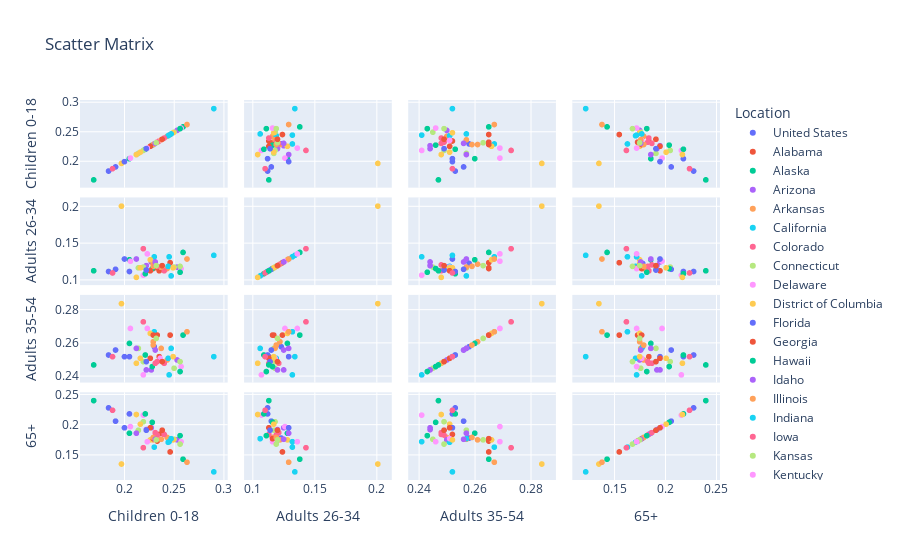

Notebook code cell kept with this figure:
### Markdown cell above
### Plot 2 - Scatter_Matrix
This plot is called a scatter matrix. I compared each state with each-other by age, and there are a few interesting trends. If you look at the bottom left, you will see a graph that shows that when child population increases, elderly population decreases. There also seems to be a common theme among most of the graphs; the District of Colombia seems to be a constant outlier. It is rarely part of the clusters seen in most of the graphs. I'm not completely sure why this is, but I found it interesting to see one constant outlier.

### Code cell
fig = px.scatter_matrix(
    df,
    dimensions=['Children 0-18', 'Adults 26-34', 'Adults 35-54', '65+' ],  # Columns to include in the scatter matrix
    color='Location', # column to color points by
    title='Scatter Matrix',
    labels={'A': 'Children 0-18', 'B': 'Adults 26-34', 'C': 'Adults 35-54'  , 'D': '65+' }
)

# Show the figure
fig.show()

### Figure 1 — Plotly figure (JSON) as saved in the notebook; plotly's stock layout.template omitted (floating-point values rounded to 4 significant figures)
{"data": [{"dimensions": [{"axis": {"matches": true}, "label": "Children 0-18", "values": [0.23]}, {"axis": {"matches": true}, "label": "Adults 26-34", "values": [0.123]}, {"axis": {"matches": true}, "label": "Adults 35-54", "values": [0.258]}, {"axis": {"matches": true}, "label": "65+", "values": [0.178]}], "hovertemplate": "Location=United States<br>%{xaxis.title.text}=%{x}<br>%{yaxis.title.text}=%{y}<extra></extra>", "legendgroup": "United States", "marker": {"color": "#636efa", "symbol": "circle"}, "name": "United States", "showlegend": true, "type": "splom"}, {"dimensions": [{"axis": {"matches": true}, "label": "Children 0-18", "values": [0.235]}, {"axis": {"matches": true}, "label": "Adults 26-34", "values": [0.113]}, {"axis": {"matches": true}, "label": "Adults 35-54", "values": [0.252]}, {"axis": {"matches": true}, "label": "65+", "values": [0.184]}], "hovertemplate": "Location=Alabama<br>%{xaxis.title.text}=%{x}<br>%{yaxis.title.text}=%{y}<extra></extra>", "legendgroup": "Alabama", "marker": {"color": "#EF553B", "symbol": "circle"}, "name": "Alabama", "showlegend": true, "type": "splom"}, {"dimensions": [{"axis": {"matches": true}, "label": "Children 0-18", "values": [0.259]}, {"axis": {"matches": true}, "label": "Adults 26-34", "values": [0.138]}, {"axis": {"matches": true}, "label": "Adults 35-54", "values": [0.265]}, {"axis": {"matches": true}, "label": "65+", "values": [0.143]}], "hovertemplate": "Location=Alaska<br>%{xaxis.title.text}=%{x}<br>%{yaxis.title.text}=%{y}<extra></extra>", "legendgroup": "Alaska", "marker": {"color": "#00cc96", "symbol": "circle"}, "name": "Alaska", "showlegend": true, "type": "splom"}, {"dimensions": [{"axis": {"matches": true}, "label": "Children 0-18", "values": [0.227]}, {"axis": {"matches": true}, "label": "Adults 26-34", "values": [0.125]}, {"axis": {"matches": true}, "label": "Adults 35-54", "values": [0.244]}, {"axis": {"matches": true}, "label": "65+", "values": [0.195]}], "hovertemplate": "Location=Arizona<br>%{xaxis.title.text}=%{x}<br>%{yaxis.title.text}=%{y}<extra></extra>", "legendgroup": "Arizona", "marker": {"color": "#ab63fa", "symbol": "circle"}, "name": "Arizona", "showlegend": true, "type": "splom"}, {"dimensions": [{"axis": {"matches": true}, "label": "Children 0-18", "values": [0.243]}, {"axis": {"matches": true}, "label": "Adults 26-34", "values": [0.116]}, {"axis": {"matches": true}, "label": "Adults 35-54", "values": [0.25]}, {"axis": {"matches": true}, "label": "65+", "values": [0.179]}], "hovertemplate": "Location=Arkansas<br>%{xaxis.title.text}=%{x}<br>%{yaxis.title.text}=%{y}<extra></extra>", "legendgroup": "Arkansas", "marker": {"color": "#FFA15A", "symbol": "circle"}, "name": "Arkansas", "showlegend": true, "type": "splom"}, {"dimensions": [{"axis": {"matches": true}, "label": "Children 0-18", "values": [0.23]}, {"axis": {"matches": true}, "label": "Adults 26-34", "values": [0.132]}, {"axis": {"matches": true}, "label": "Adults 35-54", "values": [0.267]}, {"axis": {"matches": true}, "label": "65+", "values": [0.163]}], "hovertemplate": "Location=California<br>%{xaxis.title.text}=%{x}<br>%{yaxis.title.text}=%{y}<extra></extra>", "legendgroup": "California", "marker": {"color": "#19d3f3", "symbol": "circle"}, "name": "California", "showlegend": true, "type": "splom"}, {"dimensions": [{"axis": {"matches": true}, "label": "Children 0-18", "values": [0.219]}, {"axis": {"matches": true}, "label": "Adults 26-34", "values": [0.143]}, {"axis": {"matches": true}, "label": "Adults 35-54", "values": [0.273]}, {"axis": {"matches": true}, "label": "65+", "values": [0.162]}], "hovertemplate": "Location=Colorado<br>%{xaxis.title.text}=%{x}<br>%{yaxis.title.text}=%{y}<extra></extra>", "legendgroup": "Colorado", "marker": {"color": "#FF6692", "symbol": "circle"}, "name": "Colorado", "showlegend": true, "type": "splom"}, {"dimensions": [{"axis": {"matches": true}, "label": "Children 0-18", "values": [0.214]}, {"axis": {"matches": true}, "label": "Adults 26-34", "values": [0.117]}, {"axis": {"matches": true}, "label": "Adults 35-54", "values": [0.257]}, {"axis": {"matches": true}, "label": "65+", "values": [0.191]}], "hovertemplate": "Location=Connecticut<br>%{xaxis.title.text}=%{x}<br>%{yaxis.title.text}=%{y}<extra></extra>", "legendgroup": "Connecticut", "marker": {"color": "#B6E880", "symbol": "circle"}, "name": "Connecticut", "showlegend": true, "type": "splom"}, {"dimensions": [{"axis": {"matches": true}, "label": "Children 0-18", "values": [0.219]}, {"axis": {"matches": true}, "label": "Adults 26-34", "values": [0.107]}, {"axis": {"matches": true}, "label": "Adults 35-54", "values": [0.241]}, {"axis": {"matches": true}, "label": "65+", "values": [0.216]}], "hovertemplate": "Location=Delaware<br>%{xaxis.title.text}=%{x}<br>%{yaxis.title.text}=%{y}<extra></extra>", "legendgroup": "Delaware", "marker": {"color": "#FF97FF", "symbol": "circle"}, "name": "Delaware", "showlegend": true, "type": "splom"}, {"dimensions": [{"axis": {"matches": true}, "label": "Children 0-18", "values": [0.197]}, {"axis": {"matches": true}, "label": "Adults 26-34", "values": [0.201]}, {"axis": {"matches": true}, "label": "Adults 35-54", "values": [0.284]}, {"axis": {"matches": true}, "label": "65+", "values": [0.135]}], "hovertemplate": "Location=District of Columbia<br>%{xaxis.title.text}=%{x}<br>%{yaxis.title.text}=%{y}<extra></extra>", "legendgroup": "District of Columbia", "marker": {"color": "#FECB52", "symbol": "circle"}, "name": "District of Columbia", "showlegend": true, "type": "splom"}, {"dimensions": [{"axis": {"matches": true}, "label": "Children 0-18", "values": [0.205]}, {"axis": {"matches": true}, "label": "Adults 26-34", "values": [0.112]}, {"axis": {"matches": true}, "label": "Adults 35-54", "values": [0.252]}, {"axis": {"matches": true}, "label": "65+", "values": [0.218]}], "hovertemplate": "Location=Florida<br>%{xaxis.title.text}=%{x}<br>%{yaxis.title.text}=%{y}<extra></extra>", "legendgroup": "Florida", "marker": {"color": "#636efa", "symbol": "circle"}, "name": "Florida", "showlegend": true, "type": "splom"}, {"dimensions": [{"axis": {"matches": true}, "label": "Children 0-18", "values": [0.246]}, {"axis": {"matches": true}, "label": "Adults 26-34", "values": [0.124]}, {"axis": {"matches": true}, "label": "Adults 35-54", "values": [0.265]}, {"axis": {"matches": true}, "label": "65+", "values": [0.155]}], "hovertemplate": "Location=Georgia<br>%{xaxis.title.text}=%{x}<br>%{yaxis.title.text}=%{y}<extra></extra>", "legendgroup": "Georgia", "marker": {"color": "#EF553B", "symbol": "circle"}, "name": "Georgia", "showlegend": true, "type": "splom"}, {"dimensions": [{"axis": {"matches": true}, "label": "Children 0-18", "values": [0.221]}, {"axis": {"matches": true}, "label": "Adults 26-34", "values": [0.109]}, {"axis": {"matches": true}, "label": "Adults 35-54", "values": [0.253]}, {"axis": {"matches": true}, "label": "65+", "values": [0.218]}], "hovertemplate": "Location=Hawaii<br>%{xaxis.title.text}=%{x}<br>%{yaxis.title.text}=%{y}<extra></extra>", "legendgroup": "Hawaii", "marker": {"color": "#00cc96", "symbol": "circle"}, "name": "Hawaii", "showlegend": true, "type": "splom"}, {"dimensions": [{"axis": {"matches": true}, "label": "Children 0-18", "values": [0.253]}, {"axis": {"matches": true}, "label": "Adults 26-34", "values": [0.118]}, {"axis": {"matches": true}, "label": "Adults 35-54", "values": [0.25]}, {"axis": {"matches": true}, "label": "65+", "values": [0.175]}], "hovertemplate": "Location=Idaho<br>%{xaxis.title.text}=%{x}<br>%{yaxis.title.text}=%{y}<extra></extra>", "legendgroup": "Idaho", "marker": {"color": "#ab63fa", "symbol": "circle"}, "name": "Idaho", "showlegend": true, "type": "splom"}, {"dimensions": [{"axis": {"matches": true}, "label": "Children 0-18", "values": [0.229]}, {"axis": {"matches": true}, "label": "Adults 26-34", "values": [0.122]}, {"axis": {"matches": true}, "label": "Adults 35-54", "values": [0.261]}, {"axis": {"matches": true}, "label": "65+", "values": [0.175]}], "hovertemplate": "Location=Illinois<br>%{xaxis.title.text}=%{x}<br>%{yaxis.title.text}=%{y}<extra></extra>", "legendgroup": "Illinois", "marker": {"color": "#FFA15A", "symbol": "circle"}, "name": "Illinois", "showlegend": true, "type": "splom"}, {"dimensions": [{"axis": {"matches": true}, "label": "Children 0-18", "values": [0.244]}, {"axis": {"matches": true}, "label": "Adults 26-34", "values": [0.119]}, {"axis": {"matches": true}, "label": "Adults 35-54", "values": [0.251]}, {"axis": {"matches": true}, "label": "65+", "values": [0.171]}], "hovertemplate": "Location=Indiana<br>%{xaxis.title.text}=%{x}<br>%{yaxis.title.text}=%{y}<extra></extra>", "legendgroup": "Indiana", "marker": {"color": "#19d3f3", "symbol": "circle"}, "name": "Indiana", "showlegend": true, "type": "splom"}, {"dimensions": [{"axis": {"matches": true}, "label": "Children 0-18", "values": [0.24]}, {"axis": {"matches": true}, "label": "Adults 26-34", "values": [0.113]}, {"axis": {"matches": true}, "label": "Adults 35-54", "values": [0.248]}, {"axis": {"matches": true}, "label": "65+", "values": [0.184]}], "hovertemplate": "Location=Iowa<br>%{xaxis.title.text}=%{x}<br>%{yaxis.title.text}=%{y}<extra></extra>", "legendgroup": "Iowa", "marker": {"color": "#FF6692", "symbol": "circle"}, "name": "Iowa", "showlegend": true, "type": "splom"}, {"dimensions": [{"axis": {"matches": true}, "label": "Children 0-18", "values": [0.25]}, {"axis": {"matches": true}, "label": "Adults 26-34", "values": [0.118]}, {"axis": {"matches": true}, "label": "Adults 35-54", "values": [0.245]}, {"axis": {"matches": true}, "label": "65+", "values": [0.176]}], "hovertemplate": "Location=Kansas<br>%{xaxis.title.text}=%{x}<br>%{yaxis.title.text}=%{y}<extra></extra>", "legendgroup": "Kansas", "marker": {"color": "#B6E880", "symbol": "circle"}, "name": "Kansas", "showlegend": true, "type": "splom"}, {"dimensions": [{"axis": {"matches": true}, "label": "Children 0-18", "values": [0.236]}, {"axis": {"matches": true}, "label": "Adults 26-34", "values": [0.118]}, {"axis": {"matches": true}, "label": "Adults 35-54", "values": [0.251]}, {"axis": {"matches": true}, "label": "65+", "values": [0.177]}], "hovertemplate": "Location=Kentucky<br>%{xaxis.title.text}=%{x}<br>%{yaxis.title.text}=%{y}<extra></extra>", "legendgroup": "Kentucky", "marker": {"color": "#FF97FF", "symbol": "circle"}, "name": "Kentucky", "showlegend": true, "type": "splom"}, {"dimensions": [{"axis": {"matches": true}, "label": "Children 0-18", "values": [0.249]}, {"axis": {"matches": true}, "label": "Adults 26-34", "values": [0.117]}, {"axis": {"matches": true}, "label": "Adults 35-54", "values": [0.252]}, {"axis": {"matches": true}, "label": "65+", "values": [0.175]}], "hovertemplate": "Location=Louisiana<br>%{xaxis.title.text}=%{x}<br>%{yaxis.title.text}=%{y}<extra></extra>", "legendgroup": "Louisiana", "marker": {"color": "#FECB52", "symbol": "circle"}, "name": "Louisiana", "showlegend": true, "type": "splom"}, {"dimensions": [{"axis": {"matches": true}, "label": "Children 0-18", "values": [0.184]}, {"axis": {"matches": true}, "label": "Adults 26-34", "values": [0.112]}, {"axis": {"matches": true}, "label": "Adults 35-54", "values": [0.253]}, {"axis": {"matches": true}, "label": "65+", "values": [0.228]}], "hovertemplate": "Location=Maine<br>%{xaxis.title.text}=%{x}<br>%{yaxis.title.text}=%{y}<extra></extra>", "legendgroup": "Maine", "marker": {"color": "#636efa", "symbol": "circle"}, "name": "Maine", "showlegend": true, "type": "splom"}, {"dimensions": [{"axis": {"matches": true}, "label": "Children 0-18", "values": [0.233]}, {"axis": {"matches": true}, "label": "Adults 26-34", "values": [0.117]}, {"axis": {"matches": true}, "label": "Adults 35-54", "values": [0.265]}, {"axis": {"matches": true}, "label": "65+", "values": [0.173]}], "hovertemplate": "Location=Maryland<br>%{xaxis.title.text}=%{x}<br>%{yaxis.title.text}=%{y}<extra></extra>", "legendgroup": "Maryland", "marker": {"color": "#EF553B", "symbol": "circle"}, "name": "Maryland", "showlegend": true, "type": "splom"}, {"dimensions": [{"axis": {"matches": true}, "label": "Children 0-18", "values": [0.205]}, {"axis": {"matches": true}, "label": "Adults 26-34", "values": [0.128]}, {"axis": {"matches": true}, "label": "Adults 35-54", "values": [0.26]}, {"axis": {"matches": true}, "label": "65+", "values": [0.186]}], "hovertemplate": "Location=Massachusetts<br>%{xaxis.title.text}=%{x}<br>%{yaxis.title.text}=%{y}<extra></extra>", "legendgroup": "Massachusetts", "marker": {"color": "#00cc96", "symbol": "circle"}, "name": "Massachusetts", "showlegend": true, "type": "splom"}, {"dimensions": [{"axis": {"matches": true}, "label": "Children 0-18", "values": [0.222]}, {"axis": {"matches": true}, "label": "Adults 26-34", "values": [0.12]}, {"axis": {"matches": true}, "label": "Adults 35-54", "values": [0.244]}, {"axis": {"matches": true}, "label": "65+", "values": [0.192]}], "hovertemplate": "Location=Michigan<br>%{xaxis.title.text}=%{x}<br>%{yaxis.title.text}=%{y}<extra></extra>", "legendgroup": "Michigan", "marker": {"color": "#ab63fa", "symbol": "circle"}, "name": "Michigan", "showlegend": true, "type": "splom"}, {"dimensions": [{"axis": {"matches": true}, "label": "Children 0-18", "values": [0.237]}, {"axis": {"matches": true}, "label": "Adults 26-34", "values": [0.118]}, {"axis": {"matches": true}, "label": "Adults 35-54", "values": [0.257]}, {"axis": {"matches": true}, "label": "65+", "values": [0.176]}], "hovertemplate": "Location=Minnesota<br>%{xaxis.title.text}=%{x}<br>%{yaxis.title.text}=%{y}<extra></extra>", "legendgroup": "Minnesota", "marker": {"color": "#FFA15A", "symbol": "circle"}, "name": "Minnesota", "showlegend": true, "type": "splom"}, {"dimensions": [{"axis": {"matches": true}, "label": "Children 0-18", "values": [0.247]}, {"axis": {"matches": true}, "label": "Adults 26-34", "values": [0.106]}, {"axis": {"matches": true}, "label": "Adults 35-54", "values": [0.257]}, {"axis": {"matches": true}, "label": "65+", "values": [0.177]}], "hovertemplate": "Location=Mississippi<br>%{xaxis.title.text}=%{x}<br>%{yaxis.title.text}=%{y}<extra></extra>", "legendgroup": "Mississippi", "marker": {"color": "#19d3f3", "symbol": "circle"}, "name": "Mississippi", "showlegend": true, "type": "splom"}, {"dimensions": [{"axis": {"matches": true}, "label": "Children 0-18", "values": [0.233]}, {"axis": {"matches": true}, "label": "Adults 26-34", "values": [0.119]}, {"axis": {"matches": true}, "label": "Adults 35-54", "values": [0.249]}, {"axis": {"matches": true}, "label": "65+", "values": [0.183]}], "hovertemplate": "Location=Missouri<br>%{xaxis.title.text}=%{x}<br>%{yaxis.title.text}=%{y}<extra></extra>", "legendgroup": "Missouri", "marker": {"color": "#FF6692", "symbol": "circle"}, "name": "Missouri", "showlegend": true, "type": "splom"}, {"dimensions": [{"axis": {"matches": true}, "label": "Children 0-18", "values": [0.219]}, {"axis": {"matches": true}, "label": "Adults 26-34", "values": [0.118]}, {"axis": {"matches": true}, "label": "Adults 35-54", "values": [0.249]}, {"axis": {"matches": true}, "label": "65+", "values": [0.205]}], "hovertemplate": "Location=Montana<br>%{xaxis.title.text}=%{x}<br>%{yaxis.title.text}=%{y}<extra></extra>", "legendgroup": "Montana", "marker": {"color": "#B6E880", "symbol": "circle"}, "name": "Montana", "showlegend": true, "type": "splom"}, {"dimensions": [{"axis": {"matches": true}, "label": "Children 0-18", "values": [0.257]}, {"axis": {"matches": true}, "label": "Adults 26-34", "values": [0.116]}, {"axis": {"matches": true}, "label": "Adults 35-54", "values": [0.246]}, {"axis": {"matches": true}, "label": "65+", "values": [0.172]}], "hovertemplate": "Location=Nebraska<br>%{xaxis.title.text}=%{x}<br>%{yaxis.title.text}=%{y}<extra></extra>", "legendgroup": "Nebraska", "marker": {"color": "#FF97FF", "symbol": "circle"}, "name": "Nebraska", "showlegend": true, "type": "splom"}, {"dimensions": [{"axis": {"matches": true}, "label": "Children 0-18", "values": [0.226]}, {"axis": {"matches": true}, "label": "Adults 26-34", "values": [0.128]}, {"axis": {"matches": true}, "label": "Adults 35-54", "values": [0.266]}, {"axis": {"matches": true}, "label": "65+", "values": [0.175]}], "hovertemplate": "Location=Nevada<br>%{xaxis.title.text}=%{x}<br>%{yaxis.title.text}=%{y}<extra></extra>", "legendgroup": "Nevada", "marker": {"color": "#FECB52", "symbol": "circle"}, "name": "Nevada", "showlegend": true, "type": "splom"}, {"dimensions": [{"axis": {"matches": true}, "label": "Children 0-18", "values": [0.191]}, {"axis": {"matches": true}, "label": "Adults 26-34", "values": [0.115]}, {"axis": {"matches": true}, "label": "Adults 35-54", "values": [0.256]}, {"axis": {"matches": true}, "label": "65+", "values": [0.206]}], "hovertemplate": "Location=New Hampshire<br>%{xaxis.title.text}=%{x}<br>%{yaxis.title.text}=%{y}<extra></extra>", "legendgroup": "New Hampshire", "marker": {"color": "#636efa", "symbol": "circle"}, "name": "New Hampshire", "showlegend": true, "type": "splom"}, {"dimensions": [{"axis": {"matches": true}, "label": "Children 0-18", "values": [0.229]}, {"axis": {"matches": true}, "label": "Adults 26-34", "values": [0.116]}, {"axis": {"matches": true}, "label": "Adults 35-54", "values": [0.265]}, {"axis": {"matches": true}, "label": "65+", "values": [0.177]}], "hovertemplate": "Location=New Jersey<br>%{xaxis.title.text}=%{x}<br>%{yaxis.title.text}=%{y}<extra></extra>", "legendgroup": "New Jersey", "marker": {"color": "#EF553B", "symbol": "circle"}, "name": "New Jersey", "showlegend": true, "type": "splom"}, {"dimensions": [{"axis": {"matches": true}, "label": "Children 0-18", "values": [0.228]}, {"axis": {"matches": true}, "label": "Adults 26-34", "values": [0.116]}, {"axis": {"matches": true}, "label": "Adults 35-54", "values": [0.246]}, {"axis": {"matches": true}, "label": "65+", "values": [0.204]}], "hovertemplate": "Location=New Mexico<br>%{xaxis.title.text}=%{x}<br>%{yaxis.title.text}=%{y}<extra></extra>", "legendgroup": "New Mexico", "marker": {"color": "#00cc96", "symbol": "circle"}, "name": "New Mexico", "showlegend": true, "type": "splom"}, {"dimensions": [{"axis": {"matches": true}, "label": "Children 0-18", "values": [0.212]}, {"axis": {"matches": true}, "label": "Adults 26-34", "values": [0.129]}, {"axis": {"matches": true}, "label": "Adults 35-54", "values": [0.257]}, {"axis": {"matches": true}, "label": "65+", "values": [0.186]}], "hovertemplate": "Location=New York<br>%{xaxis.title.text}=%{x}<br>%{yaxis.title.text}=%{y}<extra></extra>", "legendgroup": "New York", "marker": {"color": "#ab63fa", "symbol": "circle"}, "name": "New York", "showlegend": true, "type": "splom"}, {"dimensions": [{"axis": {"matches": true}, "label": "Children 0-18", "values": [0.229]}, {"axis": {"matches": true}, "label": "Adults 26-34", "values": [0.119]}, {"axis": {"matches": true}, "label": "Adults 35-54", "values": [0.259]}, {"axis": {"matches": true}, "label": "65+", "values": [0.179]}], "hovertemplate": "Location=North Carolina<br>%{xaxis.title.text}=%{x}<br>%{yaxis.title.text}=%{y}<extra></extra>", "legendgroup": "North Carolina", "marker": {"color": "#FFA15A", "symbol": "circle"}, "name": "North Carolina", "showlegend": true, "type": "splom"}, {"dimensions": [{"axis": {"matches": true}, "label": "Children 0-18", "values": [0.245]}, {"axis": {"matches": true}, "label": "Adults 26-34", "values": [0.132]}, {"axis": {"matches": true}, "label": "Adults 35-54", "values": [0.241]}, {"axis": {"matches": true}, "label": "65+", "values": [0.172]}], "hovertemplate": "Location=North Dakota<br>%{xaxis.title.text}=%{x}<br>%{yaxis.title.text}=%{y}<extra></extra>", "legendgroup": "North Dakota", "marker": {"color": "#19d3f3", "symbol": "circle"}, "name": "North Dakota", "showlegend": true, "type": "splom"}, {"dimensions": [{"axis": {"matches": true}, "label": "Children 0-18", "values": [0.231]}, {"axis": {"matches": true}, "label": "Adults 26-34", "values": [0.121]}, {"axis": {"matches": true}, "label": "Adults 35-54", "values": [0.248]}, {"axis": {"matches": true}, "label": "65+", "values": [0.187]}], "hovertemplate": "Location=Ohio<br>%{xaxis.title.text}=%{x}<br>%{yaxis.title.text}=%{y}<extra></extra>", "legendgroup": "Ohio", "marker": {"color": "#FF6692", "symbol": "circle"}, "name": "Ohio", "showlegend": true, "type": "splom"}, {"dimensions": [{"axis": {"matches": true}, "label": "Children 0-18", "values": [0.256]}, {"axis": {"matches": true}, "label": "Adults 26-34", "values": [0.119]}, {"axis": {"matches": true}, "label": "Adults 35-54", "values": [0.249]}, {"axis": {"matches": true}, "label": "65+", "values": [0.168]}], "hovertemplate": "Location=Oklahoma<br>%{xaxis.title.text}=%{x}<br>%{yaxis.title.text}=%{y}<extra></extra>", "legendgroup": "Oklahoma", "marker": {"color": "#B6E880", "symbol": "circle"}, "name": "Oklahoma", "showlegend": true, "type": "splom"}, {"dimensions": [{"axis": {"matches": true}, "label": "Children 0-18", "values": [0.206]}, {"axis": {"matches": true}, "label": "Adults 26-34", "values": [0.126]}, {"axis": {"matches": true}, "label": "Adults 35-54", "values": [0.269]}, {"axis": {"matches": true}, "label": "65+", "values": [0.197]}], "hovertemplate": "Location=Oregon<br>%{xaxis.title.text}=%{x}<br>%{yaxis.title.text}=%{y}<extra></extra>", "legendgroup": "Oregon", "marker": {"color": "#FF97FF", "symbol": "circle"}, "name": "Oregon", "showlegend": true, "type": "splom"}, {"dimensions": [{"axis": {"matches": true}, "label": "Children 0-18", "values": [0.216]}, {"axis": {"matches": true}, "label": "Adults 26-34", "values": [0.117]}, {"axis": {"matches": true}, "label": "Adults 35-54", "values": [0.251]}, {"axis": {"matches": true}, "label": "65+", "values": [0.201]}], "hovertemplate": "Location=Pennsylvania<br>%{xaxis.title.text}=%{x}<br>%{yaxis.title.text}=%{y}<extra></extra>", "legendgroup": "Pennsylvania", "marker": {"color": "#FECB52", "symbol": "circle"}, "name": "Pennsylvania", "showlegend": true, "type": "splom"}, {"dimensions": [{"axis": {"matches": true}, "label": "Children 0-18", "values": [0.2]}, {"axis": {"matches": true}, "label": "Adults 26-34", "values": [0.129]}, {"axis": {"matches": true}, "label": "Adults 35-54", "values": [0.252]}, {"axis": {"matches": true}, "label": "65+", "values": [0.195]}], "hovertemplate": "Location=Rhode Island<br>%{xaxis.title.text}=%{x}<br>%{yaxis.title.text}=%{y}<extra></extra>", "legendgroup": "Rhode Island", "marker": {"color": "#636efa", "symbol": "circle"}, "name": "Rhode Island", "showlegend": true, "type": "splom"}, {"dimensions": [{"axis": {"matches": true}, "label": "Children 0-18", "values": [0.226]}, {"axis": {"matches": true}, "label": "Adults 26-34", "values": [0.113]}, {"axis": {"matches": true}, "label": "Adults 35-54", "values": [0.251]}, {"axis": {"matches": true}, "label": "65+", "values": [0.195]}], "hovertemplate": "Location=South Carolina<br>%{xaxis.title.text}=%{x}<br>%{yaxis.title.text}=%{y}<extra></extra>", "legendgroup": "South Carolina", "marker": {"color": "#EF553B", "symbol": "circle"}, "name": "South Carolina", "showlegend": true, "type": "splom"}, {"dimensions": [{"axis": {"matches": true}, "label": "Children 0-18", "values": [0.256]}, {"axis": {"matches": true}, "label": "Adults 26-34", "values": [0.111]}, {"axis": {"matches": true}, "label": "Adults 35-54", "values": [0.243]}, {"axis": {"matches": true}, "label": "65+", "values": [0.182]}], "hovertemplate": "Location=South Dakota<br>%{xaxis.title.text}=%{x}<br>%{yaxis.title.text}=%{y}<extra></extra>", "legendgroup": "South Dakota", "marker": {"color": "#00cc96", "symbol": "circle"}, "name": "South Dakota", "showlegend": true, "type": "splom"}, {"dimensions": [{"axis": {"matches": true}, "label": "Children 0-18", "values": [0.231]}, {"axis": {"matches": true}, "label": "Adults 26-34", "values": [0.125]}, {"axis": {"matches": true}, "label": "Adults 35-54", "values": [0.256]}, {"axis": {"matches": true}, "label": "65+", "values": [0.176]}], "hovertemplate": "Location=Tennessee<br>%{xaxis.title.text}=%{x}<br>%{yaxis.title.text}=%{y}<extra></extra>", "legendgroup": "Tennessee", "marker": {"color": "#ab63fa", "symbol": "circle"}, "name": "Tennessee", "showlegend": true, "type": "splom"}, {"dimensions": [{"axis": {"matches": true}, "label": "Children 0-18", "values": [0.263]}, {"axis": {"matches": true}, "label": "Adults 26-34", "values": [0.129]}, {"axis": {"matches": true}, "label": "Adults 35-54", "values": [0.267]}, {"axis": {"matches": true}, "label": "65+", "values": [0.138]}], "hovertemplate": "Location=Texas<br>%{xaxis.title.text}=%{x}<br>%{yaxis.title.text}=%{y}<extra></extra>", "legendgroup": "Texas", "marker": {"color": "#FFA15A", "symbol": "circle"}, "name": "Texas", "showlegend": true, "type": "splom"}, {"dimensions": [{"axis": {"matches": true}, "label": "Children 0-18", "values": [0.29]}, {"axis": {"matches": true}, "label": "Adults 26-34", "values": [0.134]}, {"axis": {"matches": true}, "label": "Adults 35-54", "values": [0.252]}, {"axis": {"matches": true}, "label": "65+", "values": [0.122]}], "hovertemplate": "Location=Utah<br>%{xaxis.title.text}=%{x}<br>%{yaxis.title.text}=%{y}<extra></extra>", "legendgroup": "Utah", "marker": {"color": "#19d3f3", "symbol": "circle"}, "name": "Utah", "showlegend": true, "type": "splom"}, {"dimensions": [{"axis": {"matches": true}, "label": "Children 0-18", "values": [0.188]}, {"axis": {"matches": true}, "label": "Adults 26-34", "values": [0.11]}, {"axis": {"matches": true}, "label": "Adults 35-54", "values": [0.252]}, {"axis": {"matches": true}, "label": "65+", "values": [0.224]}], "hovertemplate": "Location=Vermont<br>%{xaxis.title.text}=%{x}<br>%{yaxis.title.text}=%{y}<extra></extra>", "legendgroup": "Vermont", "marker": {"color": "#FF6692", "symbol": "circle"}, "name": "Vermont", "showlegend": true, "type": "splom"}, {"dimensions": [{"axis": {"matches": true}, "label": "Children 0-18", "values": [0.232]}, {"axis": {"matches": true}, "label": "Adults 26-34", "values": [0.12]}, {"axis": {"matches": true}, "label": "Adults 35-54", "values": [0.263]}, {"axis": {"matches": true}, "label": "65+", "values": [0.175]}], "hovertemplate": "Location=Virginia<br>%{xaxis.title.text}=%{x}<br>%{yaxis.title.text}=%{y}<extra></extra>", "legendgroup": "Virginia", "marker": {"color": "#B6E880", "symbol": "circle"}, "name": "Virginia", "showlegend": true, "type": "splom"}, {"dimensions": [{"axis": {"matches": true}, "label": "Children 0-18", "values": [0.223]}, {"axis": {"matches": true}, "label": "Adults 26-34", "values": [0.136]}, {"axis": {"matches": true}, "label": "Adults 35-54", "values": [0.269]}, {"axis": {"matches": true}, "label": "65+", "values": [0.172]}], "hovertemplate": "Location=Washington<br>%{xaxis.title.text}=%{x}<br>%{yaxis.title.text}=%{y}<extra></extra>", "legendgroup": "Washington", "marker": {"color": "#FF97FF", "symbol": "circle"}, "name": "Washington", "showlegend": true, "type": "splom"}, {"dimensions": [{"axis": {"matches": true}, "label": "Children 0-18", "values": [0.212]}, {"axis": {"matches": true}, "label": "Adults 26-34", "values": [0.104]}, {"axis": {"matches": true}, "label": "Adults 35-54", "values": [0.248]}, {"axis": {"matches": true}, "label": "65+", "values": [0.217]}], "hovertemplate": "Location=West Virginia<br>%{xaxis.title.text}=%{x}<br>%{yaxis.title.text}=%{y}<extra></extra>", "legendgroup": "West Virginia", "marker": {"color": "#FECB52", "symbol": "circle"}, "name": "West Virginia", "showlegend": true, "type": "splom"}, {"dimensions": [{"axis": {"matches": true}, "label": "Children 0-18", "values": [0.222]}, {"axis": {"matches": true}, "label": "Adults 26-34", "values": [0.114]}, {"axis": {"matches": true}, "label": "Adults 35-54", "values": [0.249]}, {"axis": {"matches": true}, "label": "65+", "values": [0.191]}], "hovertemplate": "Location=Wisconsin<br>%{xaxis.title.text}=%{x}<br>%{yaxis.title.text}=%{y}<extra></extra>", "legendgroup": "Wisconsin", "marker": {"color": "#636efa", "symbol": "circle"}, "name": "Wisconsin", "showlegend": true, "type": "splom"}, {"dimensions": [{"axis": {"matches": true}, "label": "Children 0-18", "values": [0.238]}, {"axis": {"matches": true}, "label": "Adults 26-34", "values": [0.12]}, {"axis": {"matches": true}, "label": "Adults 35-54", "values": [0.249]}, {"axis": {"matches": true}, "label": "65+", "values": [0.191]}], "hovertemplate": "Location=Wyoming<br>%{xaxis.title.text}=%{x}<br>%{yaxis.title.text}=%{y}<extra></extra>", "legendgroup": "Wyoming", "marker": {"color": "#EF553B", "symbol": "circle"}, "name": "Wyoming", "showlegend": true, "type": "splom"}, {"dimensions": [{"axis": {"matches": true}, "label": "Children 0-18", "values": [0.169]}, {"axis": {"matches": true}, "label": "Adults 26-34", "values": [0.113]}, {"axis": {"matches": true}, "label": "Adults 35-54", "values": [0.247]}, {"axis": {"matches": true}, "label": "65+", "values": [0.24]}], "hovertemplate": "Location=Puerto Rico<br>%{xaxis.title.text}=%{x}<br>%{yaxis.title.text}=%{y}<extra></extra>", "legendgroup": "Puerto Rico", "marker": {"color": "#00cc96", "symbol": "circle"}, "name": "Puerto Rico", "showlegend": true, "type": "splom"}], "layout": {"dragmode": "select", "legend": {"title": {"text": "Location"}, "tracegroupgap": 0}, "title": {"text": "Scatter Matrix"}}}
